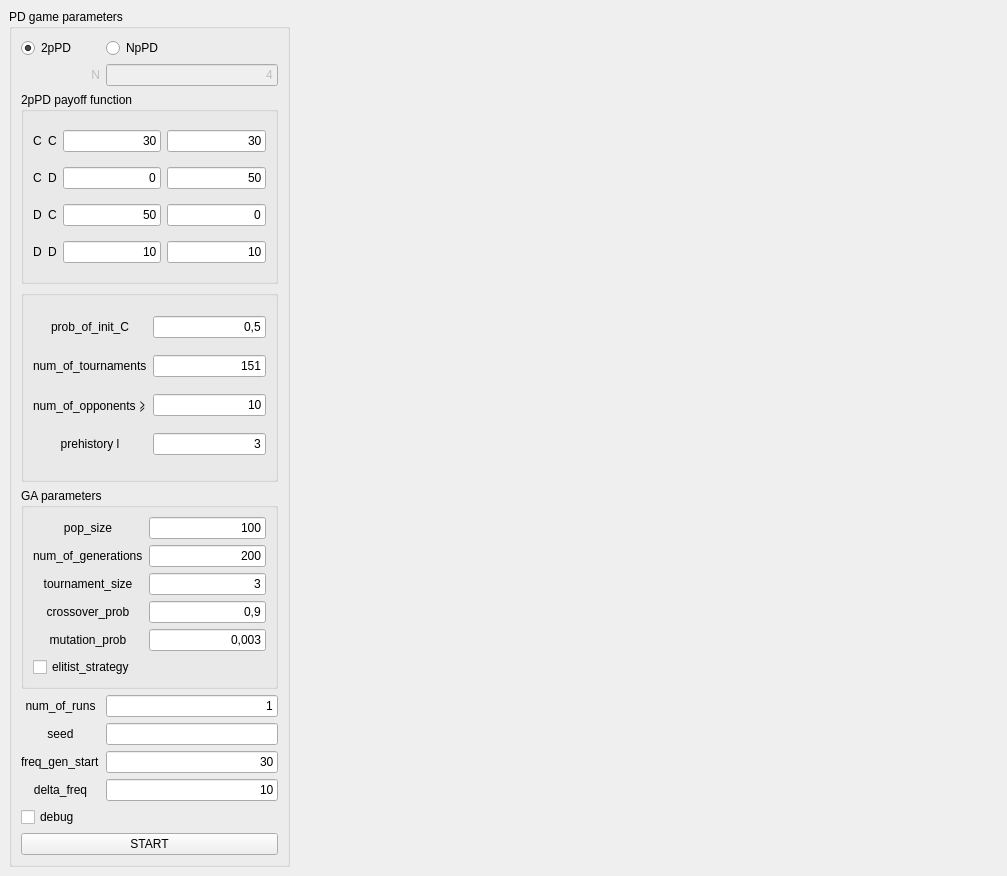
<?xml version="1.0" encoding="UTF-8"?>
<ui version="4.0">
 <class>MainWindow</class>
 <widget class="QMainWindow" name="MainWindow">
  <property name="geometry">
   <rect>
    <x>0</x>
    <y>0</y>
    <width>1007</width>
    <height>876</height>
   </rect>
  </property>
  <property name="windowTitle">
   <string>MainWindow</string>
  </property>
  <widget class="QWidget" name="centralwidget">
   <layout class="QGridLayout" name="gridLayout" columnstretch="2,5">
    <item row="0" column="1">
     <widget class="QWidget" name="plot" native="true"/>
    </item>
    <item row="1" column="1">
     <widget class="QWidget" name="plot2" native="true"/>
    </item>
    <item row="0" column="0" rowspan="2">
     <widget class="QGroupBox" name="groupBox">
      <property name="title">
       <string>PD game parameters</string>
      </property>
      <layout class="QGridLayout" name="gridLayout_2" columnstretch="0,0">
       <item row="0" column="1">
        <widget class="QRadioButton" name="PDNp">
         <property name="text">
          <string>NpPD</string>
         </property>
        </widget>
       </item>
       <item row="6" column="1">
        <widget class="QLineEdit" name="seedlineEdit">
         <property name="text">
          <string/>
         </property>
         <property name="alignment">
          <set>Qt::AlignRight|Qt::AlignTrailing|Qt::AlignVCenter</set>
         </property>
        </widget>
       </item>
       <item row="5" column="1">
        <widget class="QLineEdit" name="runslineEdit">
         <property name="text">
          <string>1</string>
         </property>
         <property name="alignment">
          <set>Qt::AlignRight|Qt::AlignTrailing|Qt::AlignVCenter</set>
         </property>
        </widget>
       </item>
       <item row="1" column="1">
        <widget class="QLineEdit" name="NlineEdit">
         <property name="enabled">
          <bool>false</bool>
         </property>
         <property name="text">
          <string>4</string>
         </property>
         <property name="alignment">
          <set>Qt::AlignRight|Qt::AlignTrailing|Qt::AlignVCenter</set>
         </property>
        </widget>
       </item>
       <item row="5" column="0">
        <widget class="QLabel" name="label_19">
         <property name="text">
          <string>num_of_runs</string>
         </property>
         <property name="alignment">
          <set>Qt::AlignCenter</set>
         </property>
        </widget>
       </item>
       <item row="3" column="0" colspan="2">
        <widget class="QGroupBox" name="groupBox_3">
         <property name="title">
          <string/>
         </property>
         <layout class="QGridLayout" name="gridLayout_4">
          <item row="0" column="1">
           <widget class="QLineEdit" name="problineEdit">
            <property name="text">
             <string>0,5</string>
            </property>
            <property name="alignment">
             <set>Qt::AlignRight|Qt::AlignTrailing|Qt::AlignVCenter</set>
            </property>
           </widget>
          </item>
          <item row="0" column="0">
           <widget class="QLabel" name="label_10">
            <property name="text">
             <string>prob_of_init_C</string>
            </property>
            <property name="alignment">
             <set>Qt::AlignCenter</set>
            </property>
           </widget>
          </item>
          <item row="1" column="1">
           <widget class="QLineEdit" name="tourlineEdit">
            <property name="text">
             <string>151</string>
            </property>
            <property name="alignment">
             <set>Qt::AlignRight|Qt::AlignTrailing|Qt::AlignVCenter</set>
            </property>
           </widget>
          </item>
          <item row="2" column="1">
           <widget class="QLineEdit" name="opplineEdit">
            <property name="text">
             <string>10</string>
            </property>
            <property name="alignment">
             <set>Qt::AlignRight|Qt::AlignTrailing|Qt::AlignVCenter</set>
            </property>
           </widget>
          </item>
          <item row="1" column="0">
           <widget class="QLabel" name="label_11">
            <property name="text">
             <string>num_of_tournaments</string>
            </property>
           </widget>
          </item>
          <item row="2" column="0">
           <widget class="QLabel" name="label_12">
            <property name="text">
             <string>num_of_opponents ⩾</string>
            </property>
           </widget>
          </item>
          <item row="3" column="0">
           <widget class="QLabel" name="label_13">
            <property name="text">
             <string>prehistory l</string>
            </property>
            <property name="alignment">
             <set>Qt::AlignCenter</set>
            </property>
           </widget>
          </item>
          <item row="3" column="1">
           <widget class="QLineEdit" name="prelineEdit">
            <property name="text">
             <string>3</string>
            </property>
            <property name="alignment">
             <set>Qt::AlignRight|Qt::AlignTrailing|Qt::AlignVCenter</set>
            </property>
           </widget>
          </item>
         </layout>
        </widget>
       </item>
       <item row="1" column="0">
        <widget class="QLabel" name="N">
         <property name="enabled">
          <bool>false</bool>
         </property>
         <property name="text">
          <string>N</string>
         </property>
         <property name="alignment">
          <set>Qt::AlignRight|Qt::AlignTrailing|Qt::AlignVCenter</set>
         </property>
        </widget>
       </item>
       <item row="4" column="0" colspan="2">
        <widget class="QGroupBox" name="groupBox_4">
         <property name="title">
          <string>GA parameters</string>
         </property>
         <layout class="QGridLayout" name="gridLayout_5">
          <item row="1" column="1">
           <widget class="QLineEdit" name="genlineEdit">
            <property name="text">
             <string>200</string>
            </property>
            <property name="alignment">
             <set>Qt::AlignRight|Qt::AlignTrailing|Qt::AlignVCenter</set>
            </property>
           </widget>
          </item>
          <item row="0" column="1">
           <widget class="QLineEdit" name="poplineEdit">
            <property name="text">
             <string>100</string>
            </property>
            <property name="alignment">
             <set>Qt::AlignRight|Qt::AlignTrailing|Qt::AlignVCenter</set>
            </property>
           </widget>
          </item>
          <item row="2" column="1">
           <widget class="QLineEdit" name="toursizelineEdit">
            <property name="text">
             <string>3</string>
            </property>
            <property name="alignment">
             <set>Qt::AlignRight|Qt::AlignTrailing|Qt::AlignVCenter</set>
            </property>
           </widget>
          </item>
          <item row="4" column="0">
           <widget class="QLabel" name="label_18">
            <property name="text">
             <string>mutation_prob</string>
            </property>
            <property name="alignment">
             <set>Qt::AlignCenter</set>
            </property>
           </widget>
          </item>
          <item row="3" column="1">
           <widget class="QLineEdit" name="crosslineEdit">
            <property name="text">
             <string>0,9</string>
            </property>
            <property name="alignment">
             <set>Qt::AlignRight|Qt::AlignTrailing|Qt::AlignVCenter</set>
            </property>
           </widget>
          </item>
          <item row="4" column="1">
           <widget class="QLineEdit" name="mutlineEdit">
            <property name="text">
             <string>0,003</string>
            </property>
            <property name="alignment">
             <set>Qt::AlignRight|Qt::AlignTrailing|Qt::AlignVCenter</set>
            </property>
           </widget>
          </item>
          <item row="2" column="0">
           <widget class="QLabel" name="label_16">
            <property name="text">
             <string>tournament_size</string>
            </property>
            <property name="alignment">
             <set>Qt::AlignCenter</set>
            </property>
           </widget>
          </item>
          <item row="3" column="0">
           <widget class="QLabel" name="label_17">
            <property name="text">
             <string>crossover_prob</string>
            </property>
            <property name="alignment">
             <set>Qt::AlignCenter</set>
            </property>
           </widget>
          </item>
          <item row="0" column="0">
           <widget class="QLabel" name="label_14">
            <property name="text">
             <string>pop_size</string>
            </property>
            <property name="alignment">
             <set>Qt::AlignCenter</set>
            </property>
           </widget>
          </item>
          <item row="1" column="0">
           <widget class="QLabel" name="label_15">
            <property name="text">
             <string>num_of_generations</string>
            </property>
           </widget>
          </item>
          <item row="5" column="0" colspan="2">
           <widget class="QCheckBox" name="checkBox">
            <property name="text">
             <string>elitist_strategy</string>
            </property>
           </widget>
          </item>
         </layout>
        </widget>
       </item>
       <item row="10" column="0" colspan="2">
        <widget class="QPushButton" name="pushButton">
         <property name="text">
          <string>START</string>
         </property>
        </widget>
       </item>
       <item row="6" column="0">
        <widget class="QLabel" name="label">
         <property name="text">
          <string>seed</string>
         </property>
         <property name="alignment">
          <set>Qt::AlignCenter</set>
         </property>
        </widget>
       </item>
       <item row="7" column="1">
        <widget class="QLineEdit" name="freqlineEdit">
         <property name="text">
          <string>30</string>
         </property>
         <property name="alignment">
          <set>Qt::AlignRight|Qt::AlignTrailing|Qt::AlignVCenter</set>
         </property>
        </widget>
       </item>
       <item row="7" column="0">
        <widget class="QLabel" name="label_20">
         <property name="text">
          <string>freq_gen_start</string>
         </property>
        </widget>
       </item>
       <item row="2" column="0" colspan="2">
        <widget class="QGroupBox" name="groupBox2pPD">
         <property name="title">
          <string>2pPD payoff function</string>
         </property>
         <layout class="QGridLayout" name="gridLayout_3" columnstretch="0,0,0,0">
          <item row="1" column="1">
           <widget class="QLabel" name="label_5">
            <property name="text">
             <string>D</string>
            </property>
           </widget>
          </item>
          <item row="1" column="0">
           <widget class="QLabel" name="label_4">
            <property name="text">
             <string>C</string>
            </property>
           </widget>
          </item>
          <item row="1" column="2">
           <widget class="QLineEdit" name="C3lineEdit">
            <property name="text">
             <string>0</string>
            </property>
            <property name="alignment">
             <set>Qt::AlignRight|Qt::AlignTrailing|Qt::AlignVCenter</set>
            </property>
           </widget>
          </item>
          <item row="2" column="0">
           <widget class="QLabel" name="label_6">
            <property name="text">
             <string>D</string>
            </property>
           </widget>
          </item>
          <item row="2" column="3">
           <widget class="QLineEdit" name="C4lineEdit">
            <property name="text">
             <string>0</string>
            </property>
            <property name="alignment">
             <set>Qt::AlignRight|Qt::AlignTrailing|Qt::AlignVCenter</set>
            </property>
           </widget>
          </item>
          <item row="0" column="2">
           <widget class="QLineEdit" name="C1lineEdit">
            <property name="text">
             <string>30</string>
            </property>
            <property name="alignment">
             <set>Qt::AlignRight|Qt::AlignTrailing|Qt::AlignVCenter</set>
            </property>
           </widget>
          </item>
          <item row="2" column="2">
           <widget class="QLineEdit" name="D2lineEdit">
            <property name="text">
             <string>50</string>
            </property>
            <property name="alignment">
             <set>Qt::AlignRight|Qt::AlignTrailing|Qt::AlignVCenter</set>
            </property>
           </widget>
          </item>
          <item row="0" column="0">
           <widget class="QLabel" name="label_2">
            <property name="text">
             <string>C</string>
            </property>
           </widget>
          </item>
          <item row="2" column="1">
           <widget class="QLabel" name="label_7">
            <property name="text">
             <string>C</string>
            </property>
           </widget>
          </item>
          <item row="0" column="1">
           <widget class="QLabel" name="label_3">
            <property name="text">
             <string>C</string>
            </property>
           </widget>
          </item>
          <item row="0" column="3">
           <widget class="QLineEdit" name="C2lineEdit">
            <property name="text">
             <string>30</string>
            </property>
            <property name="alignment">
             <set>Qt::AlignRight|Qt::AlignTrailing|Qt::AlignVCenter</set>
            </property>
           </widget>
          </item>
          <item row="1" column="3">
           <widget class="QLineEdit" name="D1lineEdit">
            <property name="text">
             <string>50</string>
            </property>
            <property name="alignment">
             <set>Qt::AlignRight|Qt::AlignTrailing|Qt::AlignVCenter</set>
            </property>
           </widget>
          </item>
          <item row="3" column="0">
           <widget class="QLabel" name="label_8">
            <property name="text">
             <string>D</string>
            </property>
           </widget>
          </item>
          <item row="3" column="1">
           <widget class="QLabel" name="label_9">
            <property name="text">
             <string>D</string>
            </property>
           </widget>
          </item>
          <item row="3" column="2">
           <widget class="QLineEdit" name="D3lineEdit">
            <property name="text">
             <string>10</string>
            </property>
            <property name="alignment">
             <set>Qt::AlignRight|Qt::AlignTrailing|Qt::AlignVCenter</set>
            </property>
           </widget>
          </item>
          <item row="3" column="3">
           <widget class="QLineEdit" name="D4lineEdit">
            <property name="text">
             <string>10</string>
            </property>
            <property name="alignment">
             <set>Qt::AlignRight|Qt::AlignTrailing|Qt::AlignVCenter</set>
            </property>
           </widget>
          </item>
         </layout>
        </widget>
       </item>
       <item row="0" column="0">
        <widget class="QRadioButton" name="PD2p">
         <property name="text">
          <string>2pPD</string>
         </property>
         <property name="checked">
          <bool>true</bool>
         </property>
        </widget>
       </item>
       <item row="9" column="0" colspan="2">
        <widget class="QCheckBox" name="checkBox_2">
         <property name="text">
          <string>debug</string>
         </property>
        </widget>
       </item>
       <item row="8" column="0">
        <widget class="QLabel" name="label_21">
         <property name="text">
          <string>delta_freq</string>
         </property>
         <property name="alignment">
          <set>Qt::AlignCenter</set>
         </property>
        </widget>
       </item>
       <item row="8" column="1">
        <widget class="QLineEdit" name="deltalineEdit">
         <property name="text">
          <string>10</string>
         </property>
         <property name="alignment">
          <set>Qt::AlignRight|Qt::AlignTrailing|Qt::AlignVCenter</set>
         </property>
        </widget>
       </item>
      </layout>
     </widget>
    </item>
   </layout>
  </widget>
 </widget>
 <tabstops>
  <tabstop>PD2p</tabstop>
  <tabstop>PDNp</tabstop>
  <tabstop>NlineEdit</tabstop>
  <tabstop>C1lineEdit</tabstop>
  <tabstop>C2lineEdit</tabstop>
  <tabstop>C3lineEdit</tabstop>
  <tabstop>D1lineEdit</tabstop>
  <tabstop>D2lineEdit</tabstop>
  <tabstop>C4lineEdit</tabstop>
  <tabstop>D3lineEdit</tabstop>
  <tabstop>D4lineEdit</tabstop>
  <tabstop>problineEdit</tabstop>
  <tabstop>tourlineEdit</tabstop>
  <tabstop>opplineEdit</tabstop>
  <tabstop>prelineEdit</tabstop>
  <tabstop>poplineEdit</tabstop>
  <tabstop>genlineEdit</tabstop>
  <tabstop>toursizelineEdit</tabstop>
  <tabstop>crosslineEdit</tabstop>
  <tabstop>mutlineEdit</tabstop>
  <tabstop>checkBox</tabstop>
  <tabstop>runslineEdit</tabstop>
  <tabstop>seedlineEdit</tabstop>
  <tabstop>freqlineEdit</tabstop>
  <tabstop>deltalineEdit</tabstop>
  <tabstop>checkBox_2</tabstop>
  <tabstop>pushButton</tabstop>
 </tabstops>
 <resources/>
 <connections/>
</ui>
